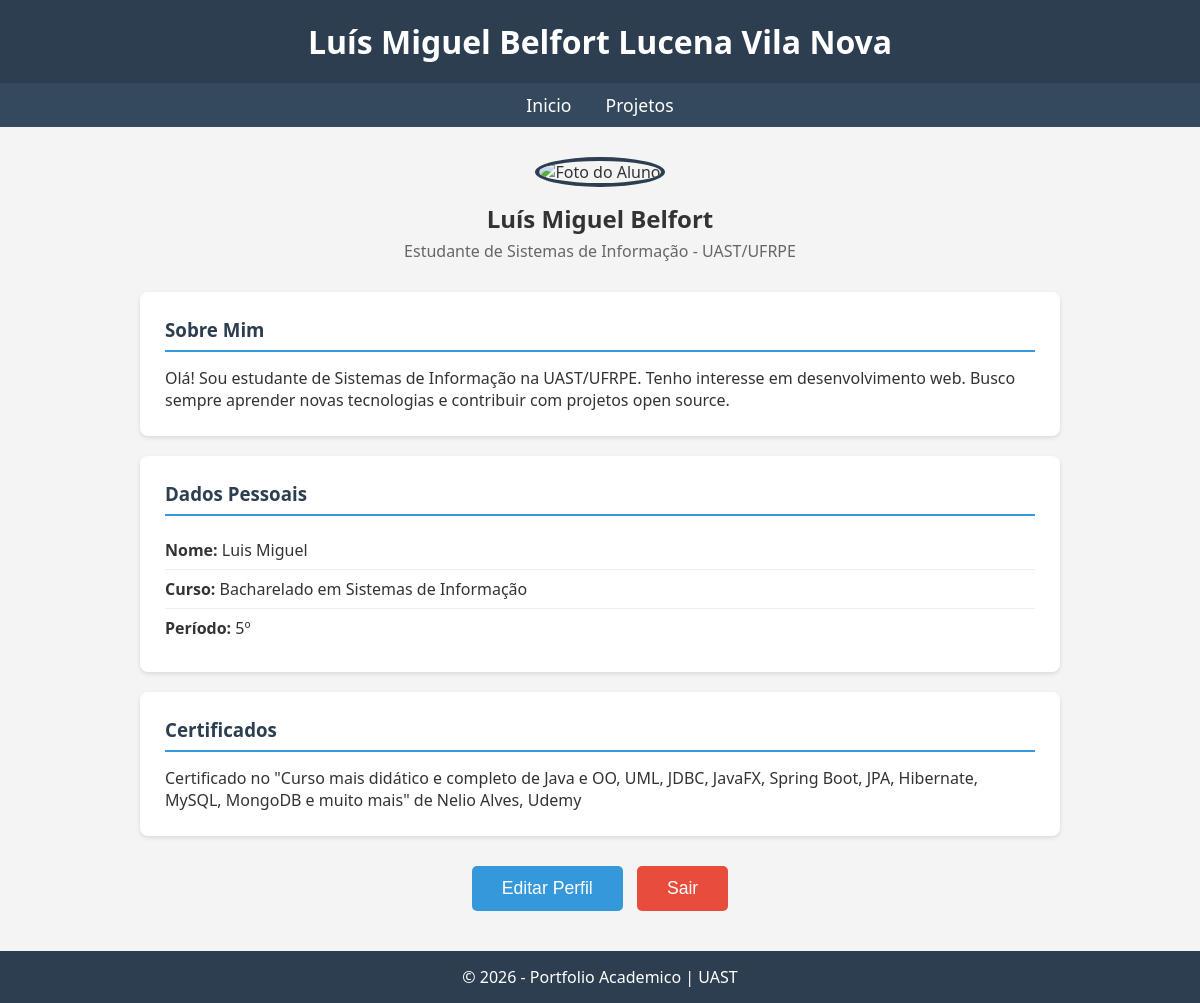
The page /portfolio/ on the database its author committed.
### core/models.py (models this page shows, shortened)
class Pessoa(models.Model):
    usuario = models.OneToOneField(
        settings.AUTH_USER_MODEL,
        on_delete=models.CASCADE,
        related_name='perfil',
        null = True,
        blank = True,
    )
    nome = models.CharField(max_length=100)
    descricao = models.TextField()
    curso = models.CharField(max_length=100)
    periodo = models.CharField(max_length=20)
    email = models.TextField()
    git = models.URLField(blank=True)
    linked = models.URLField(blank=True)
    url_imagem = models.URLField(blank=True)
    class Meta:
        verbose_name = 'perfil pessoal'
        verbose_name_plural = 'Perfis Pessoais'

### portifolio/models.py (models this page shows)
class Certificado(models.Model):
    descricao = models.TextField()

### portifolio/views.py (the view)
# urls.py: path('', views.home, name='home'),
def home(request):
    certificados = Certificado.objects.all()
    pessoa = Pessoa.objects.first()
    return render(request,'portifolio/home.html', {'certificados':certificados, 'pessoa':pessoa} )

### core/context_processors.py (called while the page is built)
def notificacao_ms(request):
    context = {
        'NOTIFICACAO_MS_URL': settings.NOTIFICACAO_MS_URL,
        'NOTIFICACAO_MS_API_KEY': settings.NOTIFICACAO_MS_API_KEY,
    }
    if request.user.is_authenticated:
        context['NOTIFICACAO_USER_ID'] = request.user.id
    return context

### portifolio/templates/portifolio/home.html (shortened to what this page needs)
{% extends "core/base.html" %}
{% block header_title %}Luís Miguel Belfort Lucena Vila Nova{% endblock %}
{% block content %}
<div class="perfil">
    <img src="{{ pessoa.url }}" alt="Foto do Aluno">
    <h2>Luís Miguel Belfort</h2>
    <p>Estudante de Sistemas de Informação - UAST/UFRPE</p>
</div>
<div class="secao">
    <h3>Sobre Mim</h3>
    <p>
        {{ pessoa.descricao }}
    </p>
</div>
<div class="secao">
    <h3>Dados Pessoais</h3>
    {% if pessoa %}
        <ul>
            <li><strong>Nome:</strong> {{ pessoa.nome }}</li>
            <li><strong>Curso:</strong> {{ pessoa.curso }}</li>
            <li><strong>Período:</strong> {{ pessoa.periodo }}</li>
        </ul>
    {% endif %}
</div>
    <div class="secao">
    <h3>Certificados</h3>
{% if certificados %}
    {% for certificado in certificados %}
        <ul> {{ certificado.descricao }}</ul>
    {% endfor %}
{% else %}
    <p>Não possuo certificado no momento</p>
{% endif %}
    </div>
<div style="text-align: center; margin: 30px 0;">
    <button id="btn-editar" style="
        background-color: #3498db;
        color: white;
        border: none;
        padding: 12px 30px;
        font-size: 1.1em;
        border-radius: 5px;
        cursor: pointer;
    ">Editar Perfil</button>
    <button id="btn-sair" style="
        background-color: #e74c3c;
        color: white;
        border: none;
        padding: 12px 30px;
        font-size: 1.1em;
        border-radius: 5px;
        cursor: pointer;
        margin-left: 10px;
    ">
        Sair
    </button>
</div>
{% endblock content %}

### rows shown on the page
Pessoa: descricao "Olá! Sou estudante de Sistemas de Informação na UAST/UFRPE. Tenho interesse em desenvolvimento web. Busco sempre aprender novas tecnologias e contribuir com projetos open source.", nome "Luis Miguel", curso "Bacharelado em Sistemas de Informação", periodo "5º"
Certificado: descricao "Certificado no \"Curso mais didático e completo de Java e OO, UML, JDBC, JavaFX, Spring Boot, JPA, Hibernate, MySQL, MongoDB e muito mais\" de Nelio Alves, Udemy"
